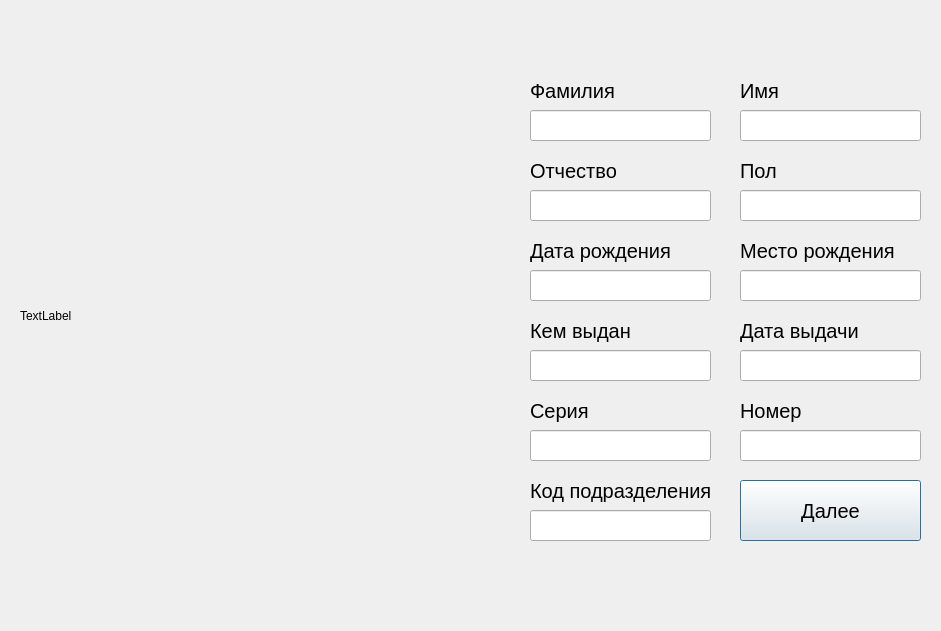
<?xml version="1.0" encoding="UTF-8"?>
<ui version="4.0">
 <class>Dialog</class>
 <widget class="QDialog" name="Dialog">
  <property name="geometry">
   <rect>
    <x>0</x>
    <y>0</y>
    <width>941</width>
    <height>631</height>
   </rect>
  </property>
  <property name="windowTitle">
   <string>Первая страница</string>
  </property>
  <widget class="QLabel" name="label_image">
   <property name="geometry">
    <rect>
     <x>20</x>
     <y>20</y>
     <width>481</width>
     <height>591</height>
    </rect>
   </property>
   <property name="text">
    <string>TextLabel</string>
   </property>
  </widget>
  <widget class="QLabel" name="label_patronymic">
   <property name="geometry">
    <rect>
     <x>530</x>
     <y>150</y>
     <width>161</width>
     <height>41</height>
    </rect>
   </property>
   <property name="font">
    <font>
     <family>MS Shell Dlg 2</family>
     <pointsize>15</pointsize>
    </font>
   </property>
   <property name="text">
    <string>Отчество</string>
   </property>
  </widget>
  <widget class="QLineEdit" name="issue_place">
   <property name="geometry">
    <rect>
     <x>530</x>
     <y>350</y>
     <width>181</width>
     <height>31</height>
    </rect>
   </property>
   <property name="font">
    <font>
     <pointsize>12</pointsize>
    </font>
   </property>
  </widget>
  <widget class="QLabel" name="label_birth_place">
   <property name="geometry">
    <rect>
     <x>740</x>
     <y>230</y>
     <width>161</width>
     <height>41</height>
    </rect>
   </property>
   <property name="font">
    <font>
     <family>MS Shell Dlg 2</family>
     <pointsize>15</pointsize>
    </font>
   </property>
   <property name="text">
    <string>Место рождения</string>
   </property>
  </widget>
  <widget class="QLineEdit" name="birth_date">
   <property name="geometry">
    <rect>
     <x>530</x>
     <y>270</y>
     <width>181</width>
     <height>31</height>
    </rect>
   </property>
   <property name="font">
    <font>
     <pointsize>12</pointsize>
    </font>
   </property>
  </widget>
  <widget class="QLineEdit" name="series">
   <property name="geometry">
    <rect>
     <x>530</x>
     <y>430</y>
     <width>181</width>
     <height>31</height>
    </rect>
   </property>
   <property name="font">
    <font>
     <pointsize>12</pointsize>
    </font>
   </property>
  </widget>
  <widget class="QLabel" name="label_birth_date">
   <property name="geometry">
    <rect>
     <x>530</x>
     <y>230</y>
     <width>151</width>
     <height>41</height>
    </rect>
   </property>
   <property name="font">
    <font>
     <family>MS Shell Dlg 2</family>
     <pointsize>15</pointsize>
    </font>
   </property>
   <property name="text">
    <string>Дата рождения</string>
   </property>
  </widget>
  <widget class="QLabel" name="label_issue_place">
   <property name="geometry">
    <rect>
     <x>530</x>
     <y>310</y>
     <width>121</width>
     <height>41</height>
    </rect>
   </property>
   <property name="font">
    <font>
     <family>MS Shell Dlg 2</family>
     <pointsize>15</pointsize>
    </font>
   </property>
   <property name="text">
    <string>Кем выдан</string>
   </property>
  </widget>
  <widget class="QLabel" name="label_number">
   <property name="geometry">
    <rect>
     <x>740</x>
     <y>390</y>
     <width>121</width>
     <height>41</height>
    </rect>
   </property>
   <property name="font">
    <font>
     <family>MS Shell Dlg 2</family>
     <pointsize>15</pointsize>
    </font>
   </property>
   <property name="text">
    <string>Номер</string>
   </property>
  </widget>
  <widget class="QLineEdit" name="issue_date">
   <property name="geometry">
    <rect>
     <x>740</x>
     <y>350</y>
     <width>181</width>
     <height>31</height>
    </rect>
   </property>
   <property name="font">
    <font>
     <pointsize>12</pointsize>
    </font>
   </property>
  </widget>
  <widget class="QLabel" name="label_name">
   <property name="geometry">
    <rect>
     <x>740</x>
     <y>70</y>
     <width>161</width>
     <height>41</height>
    </rect>
   </property>
   <property name="font">
    <font>
     <family>MS Shell Dlg 2</family>
     <pointsize>15</pointsize>
    </font>
   </property>
   <property name="text">
    <string>Имя</string>
   </property>
  </widget>
  <widget class="QLineEdit" name="name">
   <property name="geometry">
    <rect>
     <x>740</x>
     <y>110</y>
     <width>181</width>
     <height>31</height>
    </rect>
   </property>
   <property name="font">
    <font>
     <pointsize>12</pointsize>
    </font>
   </property>
  </widget>
  <widget class="QPushButton" name="button_add">
   <property name="geometry">
    <rect>
     <x>740</x>
     <y>480</y>
     <width>181</width>
     <height>61</height>
    </rect>
   </property>
   <property name="font">
    <font>
     <pointsize>15</pointsize>
    </font>
   </property>
   <property name="text">
    <string>Далее</string>
   </property>
  </widget>
  <widget class="QLabel" name="label_code">
   <property name="geometry">
    <rect>
     <x>530</x>
     <y>470</y>
     <width>191</width>
     <height>41</height>
    </rect>
   </property>
   <property name="font">
    <font>
     <family>MS Shell Dlg 2</family>
     <pointsize>15</pointsize>
    </font>
   </property>
   <property name="text">
    <string>Код подразделения</string>
   </property>
  </widget>
  <widget class="QLineEdit" name="birth_place">
   <property name="geometry">
    <rect>
     <x>740</x>
     <y>270</y>
     <width>181</width>
     <height>31</height>
    </rect>
   </property>
   <property name="font">
    <font>
     <pointsize>12</pointsize>
    </font>
   </property>
   <property name="text">
    <string/>
   </property>
  </widget>
  <widget class="QLineEdit" name="gender">
   <property name="geometry">
    <rect>
     <x>740</x>
     <y>190</y>
     <width>181</width>
     <height>31</height>
    </rect>
   </property>
   <property name="font">
    <font>
     <pointsize>12</pointsize>
    </font>
   </property>
  </widget>
  <widget class="QLabel" name="label_series">
   <property name="geometry">
    <rect>
     <x>530</x>
     <y>390</y>
     <width>121</width>
     <height>41</height>
    </rect>
   </property>
   <property name="font">
    <font>
     <family>MS Shell Dlg 2</family>
     <pointsize>15</pointsize>
    </font>
   </property>
   <property name="text">
    <string>Серия</string>
   </property>
  </widget>
  <widget class="QLineEdit" name="code">
   <property name="geometry">
    <rect>
     <x>530</x>
     <y>510</y>
     <width>181</width>
     <height>31</height>
    </rect>
   </property>
   <property name="font">
    <font>
     <pointsize>12</pointsize>
    </font>
   </property>
  </widget>
  <widget class="QLineEdit" name="surname">
   <property name="geometry">
    <rect>
     <x>530</x>
     <y>110</y>
     <width>181</width>
     <height>31</height>
    </rect>
   </property>
   <property name="font">
    <font>
     <pointsize>12</pointsize>
    </font>
   </property>
  </widget>
  <widget class="QLineEdit" name="patronymic">
   <property name="geometry">
    <rect>
     <x>530</x>
     <y>190</y>
     <width>181</width>
     <height>31</height>
    </rect>
   </property>
   <property name="font">
    <font>
     <pointsize>12</pointsize>
    </font>
   </property>
  </widget>
  <widget class="QLabel" name="label_surname">
   <property name="geometry">
    <rect>
     <x>530</x>
     <y>70</y>
     <width>161</width>
     <height>41</height>
    </rect>
   </property>
   <property name="font">
    <font>
     <family>MS Shell Dlg 2</family>
     <pointsize>15</pointsize>
    </font>
   </property>
   <property name="text">
    <string>Фамилия</string>
   </property>
  </widget>
  <widget class="QLabel" name="label_gender">
   <property name="geometry">
    <rect>
     <x>740</x>
     <y>150</y>
     <width>161</width>
     <height>41</height>
    </rect>
   </property>
   <property name="font">
    <font>
     <family>MS Shell Dlg 2</family>
     <pointsize>15</pointsize>
    </font>
   </property>
   <property name="text">
    <string>Пол</string>
   </property>
  </widget>
  <widget class="QLabel" name="label_issue_date">
   <property name="geometry">
    <rect>
     <x>740</x>
     <y>310</y>
     <width>131</width>
     <height>41</height>
    </rect>
   </property>
   <property name="font">
    <font>
     <family>MS Shell Dlg 2</family>
     <pointsize>15</pointsize>
    </font>
   </property>
   <property name="text">
    <string>Дата выдачи</string>
   </property>
  </widget>
  <widget class="QLineEdit" name="number">
   <property name="geometry">
    <rect>
     <x>740</x>
     <y>430</y>
     <width>181</width>
     <height>31</height>
    </rect>
   </property>
   <property name="font">
    <font>
     <pointsize>12</pointsize>
    </font>
   </property>
  </widget>
 </widget>
 <resources/>
 <connections/>
</ui>
